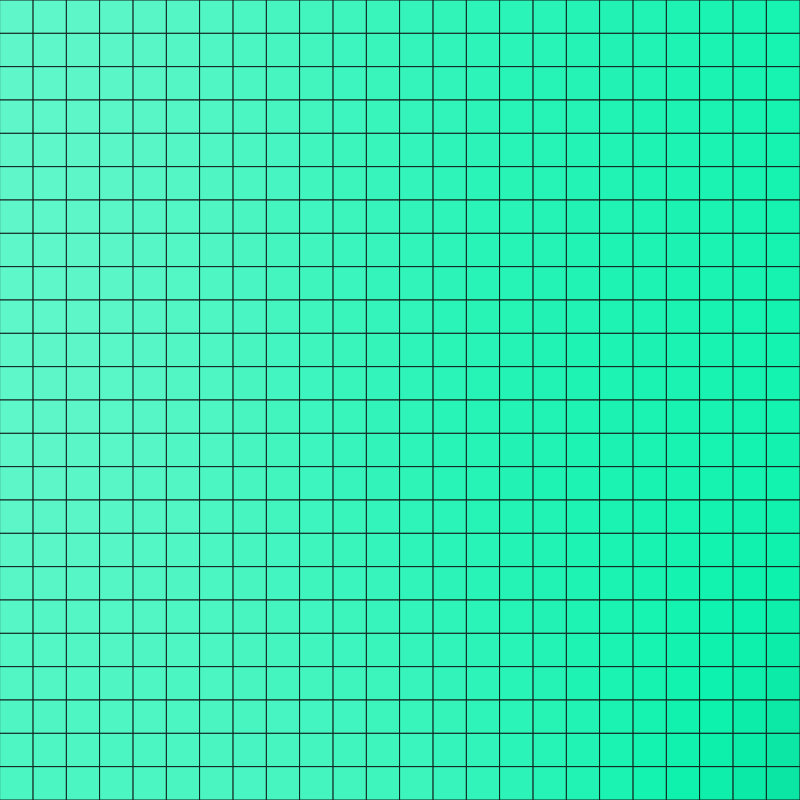
Frame 1 (no input)
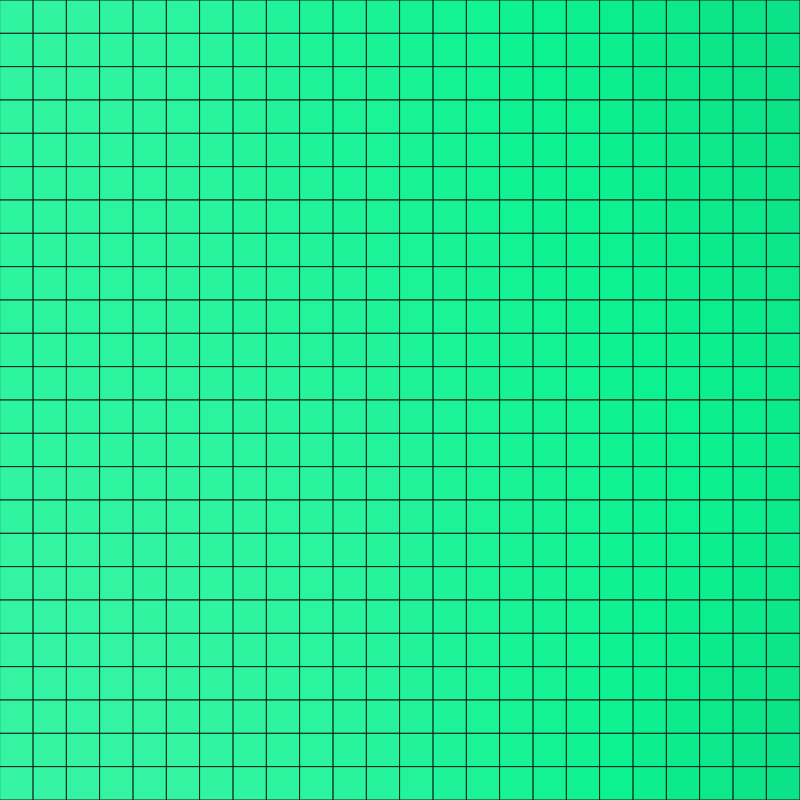
Frame 60 (no input)
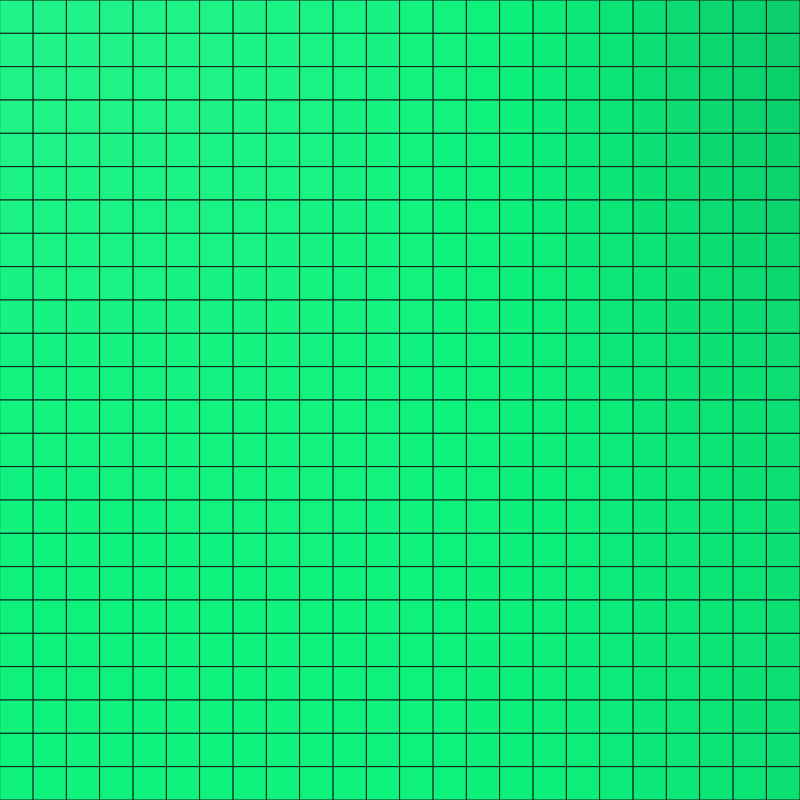
Frame 120 (the mouse pressed at the canvas centre since frame 60)

The p5.js sketch that drew these frames (run headless with seeded random() and noise() and a simulated clock; from frame 60 on, the mouse is pressed at the canvas centre):

// p5.js sketch
// ── sketch.js
const res = 24;
const pixelVals = [];
let done = false;
let hue = 0;
let tileWidth;
let tileHeight;

let iterations = 0;

const pixelVal = (xoff, yoff, toff) =>
  map(noise(xoff, yoff, toff), 0, 1, 0, 100);

function setup() {
  // const w = window.innerWidth;
  // const h = window.innerHeight;
  // const w = 640;
  // const h = 480;
  const w = 800;
  const h = 800;

  createCanvas(w, h);
  colorMode(HSL);
  background(52, 2, 57);
  tOff = 0;
  tileWidth = w / res;
  tileHeight = h / res;
}

function draw() {
  iterations++;
  let xOff = 0;
  for (let x = 0; x < res; x++) {
    let yOff = 0;
    for (let y = 0; y < res; y++) {
      pixelVals[x + y * res] = pixelVal(xOff, yOff, tOff);
      yOff += 0.01;
    }
    xOff += 0.01;
  }
  tOff += 0.006;

  hue = map(sin(iterations / 10), -1, 1, 140, 180);
  for (let i = 0; i < pixelVals.length; i++) {
    const y = floor(i / res);
    const x = i % res;
    stroke(hue, 30, 10);
    strokeWeight(1);
    fill(hue, 90, pixelVals[i]);
    rect(x * tileWidth, y * tileHeight, tileWidth, tileHeight);
  }

  // let fps = frameRate();
  // fill(255);
  // stroke(0);
  // text("FPS: " + fps.toFixed(2), 10, height - 10);
}
